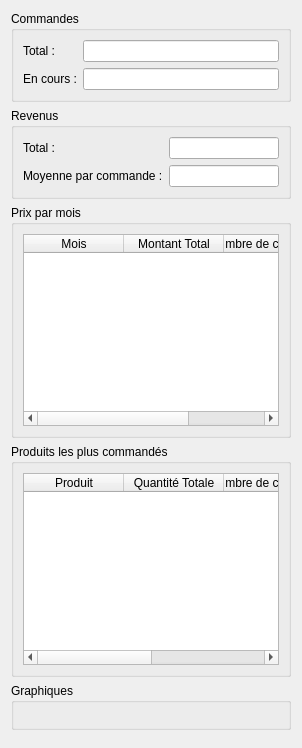
                    <widget class="QWidget" name="tabStatistiques_cmd">
                      <attribute name="title">
                        <string>Statistiques</string>
                      </attribute>
                      <layout class="QVBoxLayout" name="vertical_statistiques_cmd">
                        <item>
                          <widget class="QGroupBox" name="groupCommandes">
                            <property name="title">
                              <string>Commandes</string>
                            </property>
                            <layout class="QGridLayout" name="gridStatCommandes">
                              <item row="0" column="0">
                                <widget class="QLabel" name="labelTotalCmd">
                                  <property name="text">
                                    <string>Total :</string>
                                  </property>
                                </widget>
                              </item>
                              <item row="0" column="1">
                                <widget class="QLineEdit" name="lineTotalCmd">
                                  <property name="readOnly">
                                    <bool>true</bool>
                                  </property>
                                </widget>
                              </item>
                              <item row="1" column="0">
                                <widget class="QLabel" name="labelEnAttenteCmd">
                                  <property name="text">
                                    <string>En cours :</string>
                                  </property>
                                </widget>
                              </item>
                              <item row="1" column="1">
                                <widget class="QLineEdit" name="lineEnAttenteCmd">
                                  <property name="readOnly">
                                    <bool>true</bool>
                                  </property>
                                </widget>
                              </item>
                            </layout>
                          </widget>
                        </item>
                        <item>
                          <widget class="QGroupBox" name="groupRevenue">
                            <property name="title">
                              <string>Revenus</string>
                            </property>
                            <layout class="QGridLayout" name="gridStatRevenue">
                              <item row="0" column="0">
                                <widget class="QLabel" name="labelRevenuTotal">
                                  <property name="text">
                                    <string>Total :</string>
                                  </property>
                                </widget>
                              </item>
                              <item row="0" column="1">
                                <widget class="QLineEdit" name="lineRevenuTotal">
                                  <property name="readOnly">
                                    <bool>true</bool>
                                  </property>
                                </widget>
                              </item>
                              <item row="1" column="0">
                                <widget class="QLabel" name="labelMoyenneCmd">
                                  <property name="text">
                                    <string>Moyenne par commande :</string>
                                  </property>
                                </widget>
                              </item>
                              <item row="1" column="1">
                                <widget class="QLineEdit" name="lineMoyenneCmd">
                                  <property name="readOnly">
                                    <bool>true</bool>
                                  </property>
                                </widget>
                              </item>
                            </layout>
                          </widget>
                        </item>
                        <item>
                          <widget class="QGroupBox" name="groupPrixParMois">
                            <property name="title">
                              <string>Prix par mois</string>
                            </property>
                            <layout class="QVBoxLayout" name="vLayoutPrixMois">
                              <item>
                                <widget class="QTableWidget" name="tablePrixParMois">
                                  <property name="alternatingRowColors">
                                    <bool>true</bool>
                                  </property>
                                  <column>
                                    <property name="text">
                                      <string>Mois</string>
                                    </property>
                                  </column>
                                  <column>
                                    <property name="text">
                                      <string>Montant Total</string>
                                    </property>
                                  </column>
                                  <column>
                                    <property name="text">
                                      <string>Nombre de commandes</string>
                                    </property>
                                  </column>
                                </widget>
                              </item>
                            </layout>
                          </widget>
                        </item>
                        <item>
                          <widget class="QGroupBox" name="groupProduitsMostCommandes">
                            <property name="title">
                              <string>Produits les plus commandés</string>
                            </property>
                            <layout class="QVBoxLayout" name="vLayoutProduitsMost">
                              <item>
                                <widget class="QTableWidget" name="tableProduitsMostCommandes">
                                  <property name="alternatingRowColors">
                                    <bool>true</bool>
                                  </property>
                                  <column>
                                    <property name="text">
                                      <string>Produit</string>
                                    </property>
                                  </column>
                                  <column>
                                    <property name="text">
                                      <string>Quantité Totale</string>
                                    </property>
                                  </column>
                                  <column>
                                    <property name="text">
                                      <string>Nombre de commandes</string>
                                    </property>
                                  </column>
                                  <column>
                                    <property name="text">
                                      <string>Revenue</string>
                                    </property>
                                  </column>
                                </widget>
                              </item>
                            </layout>
                          </widget>
                        </item>
                        <item>
                          <widget class="QGroupBox" name="groupGraphiques">
                            <property name="title">
                              <string>Graphiques</string>
                            </property>
                            <layout class="QGridLayout" name="gridCharts">
                              <item row="0" column="0">
                                <widget class="QFrame" name="frameChartMontant">
                                  <property name="minimumHeight">
                                    <number>300</number>
                                  </property>
                                  <property name="frameShape">
                                    <enum>QFrame::StyledPanel</enum>
                                  </property>
                                </widget>
                              </item>
                              <item row="0" column="1">
                                <widget class="QFrame" name="frameChartNbCmds">
                                  <property name="minimumHeight">
                                    <number>300</number>
                                  </property>
                                  <property name="frameShape">
                                    <enum>QFrame::StyledPanel</enum>
                                  </property>
                                </widget>
                              </item>
                              <item row="1" column="0">
                                <widget class="QFrame" name="frameChartEtat">
                                  <property name="minimumHeight">
                                    <number>300</number>
                                  </property>
                                  <property name="frameShape">
                                    <enum>QFrame::StyledPanel</enum>
                                  </property>
                                </widget>
                              </item>
                              <item row="1" column="1">
                                <widget class="QFrame" name="frameChartProduits">
                                  <property name="minimumHeight">
                                    <number>300</number>
                                  </property>
                                  <property name="frameShape">
                                    <enum>QFrame::StyledPanel</enum>
                                  </property>
                                </widget>
                              </item>
                            </layout>
                          </widget>
                        </item>
                        <item>
                          <spacer name="verticalSpacer_stats_cmd">
                            <property name="orientation">
                              <enum>Qt::Vertical</enum>
                            </property>
                          </spacer>
                        </item>
                      </layout>
                    </widget>
